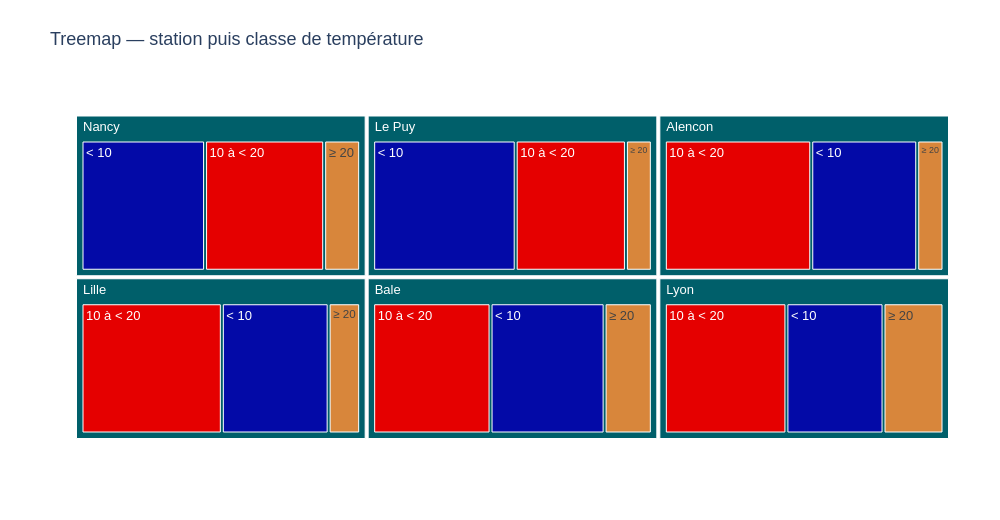

Source (notebook cell):
### Markdown cell above
### <b><div style='padding:15px;background-color:#d8dcd6;color:#030aa7;font-size:120%;text-align: left'>Plotly</div></b>

### Code cell
ID_GRAPHIQUE = '05_05'
BIBLIOTHEQUE = 'plotly'
long=piv.rename_axis('Station').reset_index().melt(id_vars='Station',var_name='regime',value_name='n');long=long.loc[long.n.gt(0)]
fig=px.treemap(long,path=['Station','regime'],values='n',color='regime',color_discrete_map=dict(zip(regimes,palette[:3])))
montrer_plotly(fig,'Treemap — station puis classe de température')

### Figure 1 — Plotly figure (JSON) as saved in the notebook; plotly's stock layout.template omitted (floating-point values rounded to 4 significant figures)
{"data": [{"branchvalues": "total", "customdata": [["(?)"], ["(?)"], ["(?)"], ["(?)"], ["(?)"], ["(?)"], ["10 à < 20"], ["10 à < 20"], ["10 à < 20"], ["10 à < 20"], ["10 à < 20"], ["10 à < 20"], ["< 10"], ["< 10"], ["< 10"], ["< 10"], ["< 10"], ["< 10"], ["≥ 20"], ["≥ 20"], ["≥ 20"], ["≥ 20"], ["≥ 20"], ["≥ 20"]], "domain": {"x": [0, 1], "y": [0, 1]}, "hovertemplate": "labels=%{label}<br>n=%{value}<br>parent=%{parent}<br>id=%{id}<br>regime=%{customdata[0]}<extra></extra>", "ids": ["Nancy", "Lille", "Le Puy", "Bale", "Alencon", "Lyon", "Lyon/10 à < 20", "Lille/10 à < 20", "Nancy/10 à < 20", "Bale/10 à < 20", "Alencon/10 à < 20", "Le Puy/10 à < 20", "Nancy/< 10", "Lyon/< 10", "Lille/< 10", "Le Puy/< 10", "Bale/< 10", "Alencon/< 10", "Alencon/≥ 20", "Bale/≥ 20", "Le Puy/≥ 20", "Lille/≥ 20", "Lyon/≥ 20", "Nancy/≥ 20"], "labels": ["Nancy", "Lille", "Le Puy", "Bale", "Alencon", "Lyon", "10 à < 20", "10 à < 20", "10 à < 20", "10 à < 20", "10 à < 20", "10 à < 20", "< 10", "< 10", "< 10", "< 10", "< 10", "< 10", "≥ 20", "≥ 20", "≥ 20", "≥ 20", "≥ 20", "≥ 20"], "marker": {"colors": ["#005f6a", "#005f6a", "#005f6a", "#005f6a", "#005f6a", "#005f6a", "#e50000", "#e50000", "#e50000", "#e50000", "#e50000", "#e50000", "#030aa7", "#030aa7", "#030aa7", "#030aa7", "#030aa7", "#030aa7", "#d8863b", "#d8863b", "#d8863b", "#d8863b", "#d8863b", "#d8863b"]}, "name": "", "parents": ["", "", "", "", "", "", "Lyon", "Lille", "Nancy", "Bale", "Alencon", "Le Puy", "Nancy", "Lyon", "Lille", "Le Puy", "Bale", "Alencon", "Alencon", "Bale", "Le Puy", "Lille", "Lyon", "Nancy"], "type": "treemap", "values": [2927.0, 2927.0, 2927.0, 2927.0, 2927.0, 2927.0, 1277.0, 1474.0, 1251.0, 1233.0, 1538.0, 1158.0, 1298.0, 1020.0, 1122.0, 1497.0, 1198.0, 1113.0, 276.0, 496.0, 272.0, 331.0, 630.0, 378.0]}], "layout": {"font": {"family": "Arial", "size": 13}, "height": 520, "legend": {"tracegroupgap": 0}, "margin": {"b": 75, "l": 70, "r": 45, "t": 90}, "title": {"text": "Treemap — station puis classe de température"}, "width": 1000}}
